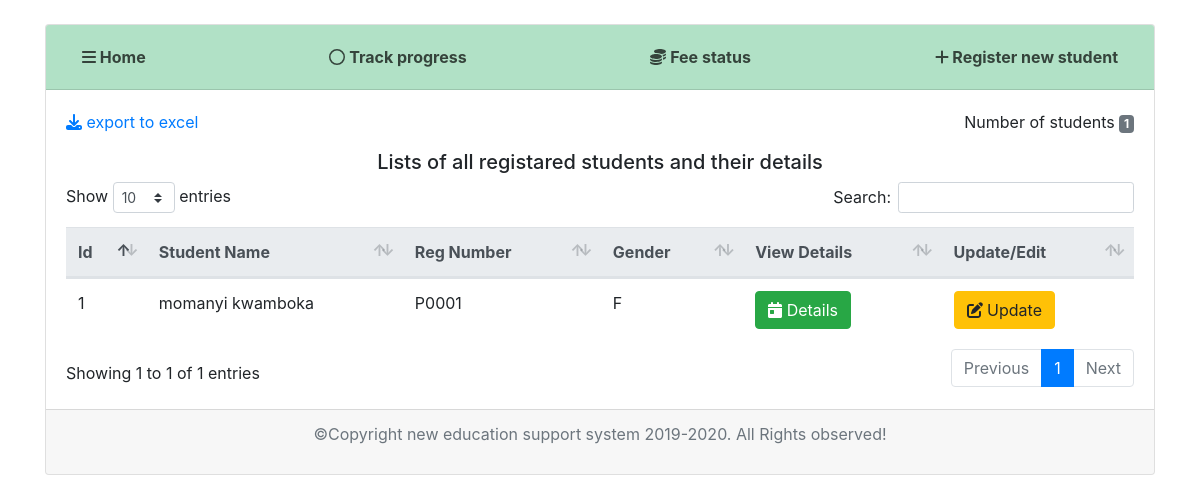
/home/students/, run on the app's committed database.
### school/models.py (models this page shows, shortened)
class Pre_primary(models.Model):
    GENDER_CHOICES = (
        ('M', 'Male'),
        ('F', 'Female'),
    )
    PRE_PRIMARY_CLASS = (
        ('One', 'Pre_primary 2'),
        ('Two', 'Pre_primary 1'),
    )
    name_regex = RegexValidator(regex=r"^[a-zA-Z\s]+$", message="Only characters are allowed for Student name.")
    phone_number_regex = RegexValidator(regex=r'[07]\d{2}\d{3}\d{4}', message="Phone number must start with 0 if is valid try again!.")
    reg_regex = RegexValidator(regex=r'[P]\d{4}', message="Registration number should start with 'P' followed by 4 digits for pre primary otherwise invalid registration number.")
    student_name = models.CharField(validators=[name_regex], max_length=100)
    registration_number = models.CharField(validators=[reg_regex], max_length=50)
    student_class = models.CharField(max_length=10, choices=PRE_PRIMARY_CLASS)
    student_gender = models.CharField(max_length=1, choices=GENDER_CHOICES)
    parent_name = models.CharField(max_length=100, blank=True)
    phone_number = models.CharField(validators=[phone_number_regex], max_length=15, blank=True) # validators should be a list

### school/views.py (the view)
# urls.py: path('home/students/', school_views.StudentsListView.as_view(), name='students'),
class StudentsListView(ListView):
    model = Pre_primary
    template_name = 'school/addstudent.html'
    context_object_name = 'students'

### school/templates/school/addstudent.html (shortened to what this page needs)
 {% extends 'school/base.html'%}
 {% load static %}
 {% block content %}
<div class="container pt-4">
	<div class="card">
		<div class="card-header">
		<div class="navbar">
            <div><a href="{% url 'home' %}" data-toggle="tooltip" title="home menu" class="card-link"><i class="fas fa-bars"></i> Home</a></div>
			<div><a href="{% url 'track-progress' %}" data-toggle="tooltip" title="track student performance" class="card-link"><i class="far fa-circle"></i> Track progress</a></div>
			<div><a href="{% url 'fees-status' %}" data-toggle="tooltip" title="fees status" class="card-link"><i class="fas fa-coins"></i> Fee status</a></div>
			<div><a href="{% url 'student-create' %}" data-toggle="tooltip" title="register new student" class="card-link"><i class="fas fa-plus"></i> Register new student</a></div>
		</div>
		</div>
		<div class="card-body">
	    <div class="d-flex justify-content-between">
	    <a href="{% url 'pre-primary-export-excel' %}" class="card-link"><i class="fas fa-download"></i></i> export to excel</a>
			<p>Number of students <span class="badge badge-secondary">{{ students.count }}</span></p>
		</div>
		<h5 class="text-center">Lists of all registared students and their details</h5>
		<table class="table" id="myTable">
		<thead class="thead-light">
		<tr>
	    <th>Id</th>
		<th>Student Name</th>
		<th>Reg Number</th>
		<th>Gender</th>
		<th>View Details</th>
		<th>Update/Edit</th>
		</tr>
		</thead>
		<tbody class="animated slideInDown slow-4s">
		{% for student in students %}
		<tr>
		<td>{{ student.id }}</td>
		<td>{{ student.student_name }}</td>
		<td> {{ student.registration_number }}</td>
		<td> {{ student.student_gender }}</td>
		<td><a href="{% url 'student-details' student.id %}" data-toggle="tooltip" title="view student details" class="card-link btn btn-success"><i class="fas fa-calendar-day"></i> Details</a></td>
		<td><a href="{% url 'student-update' student.id %}" data-toggle="tooltip" title="update student" class="card-link btn btn-warning"><i class="fas fa-edit"></i> Update</a></td>
		</tr>
		{% endfor %}
		</tbody>
        </table>
		</div>
		<div class="card-footer">
			<p class="text-center text-muted">&copy;Copyright new education support system 2019-2020. All Rights observed!</p>
		</div>
	</div>
</div>
{% endblock content%}

### school/static/css/datatables.css (style rules this page uses)
table.dataTable { clear: both; margin-top: 6px !important; margin-bottom: 6px !important; max-width: none !important; border-collapse: separate !important; border-spacing: 0; }
table.dataTable td, table.dataTable th { -webkit-box-sizing: content-box; box-sizing: content-box; }
table.dataTable thead > tr > th.sorting_asc, table.dataTable thead > tr > th.sorting_desc, table.dataTable thead > tr > th.sorting, table.dataTable thead > tr > td.sorting_asc, table.dataTable thead > tr > td.sorting_desc, table.dataTable thead > tr > td.sorting { padding-right: 30px; }
table.dataTable thead .sorting, table.dataTable thead .sorting_asc, table.dataTable thead .sorting_desc, table.dataTable thead .sorting_asc_disabled, table.dataTable thead .sorting_desc_disabled { cursor: pointer; position: relative; }
table.dataTable thead .sorting:before, table.dataTable thead .sorting:after, table.dataTable thead .sorting_asc:before, table.dataTable thead .sorting_asc:after, table.dataTable thead .sorting_desc:before, table.dataTable thead .sorting_desc:after, table.dataTable thead .sorting_asc_disabled:before, table.dataTable thead .sorting_asc_disabled:after, table.dataTable thead .sorting_desc_disabled:before, table.dataTable thead .sorting_desc_disabled:after { position: absolute; bottom: 0.9em; display: block; opacity: 0.3; }
table.dataTable thead .sorting:before, table.dataTable thead .sorting_asc:before, table.dataTable thead .sorting_desc:before, table.dataTable thead .sorting_asc_disabled:before, table.dataTable thead .sorting_desc_disabled:before { right: 1em; content: "\2191"; }
table.dataTable thead .sorting:after, table.dataTable thead .sorting_asc:after, table.dataTable thead .sorting_desc:after, table.dataTable thead .sorting_asc_disabled:after, table.dataTable thead .sorting_desc_disabled:after { right: 0.5em; content: "\2193"; }
table.dataTable thead .sorting_asc:before, table.dataTable thead .sorting_desc:after { opacity: 1; }

### school/static/css/main.css (style rules this page uses)
html { overflow-y: scroll; }
body { margin: 0; padding: 0; }
.card-header { background-color: rgba(60, 179, 113, 0.4); }
.navbar a { color: rgba(0, 0, 0, 0.7); font-weight: bold; }

### data on the page
Pre_primary: id "1", student_name "momanyi kwamboka", registration_number "P0001", student_gender "F"

### other printed values
{{ students.count }} "1"
